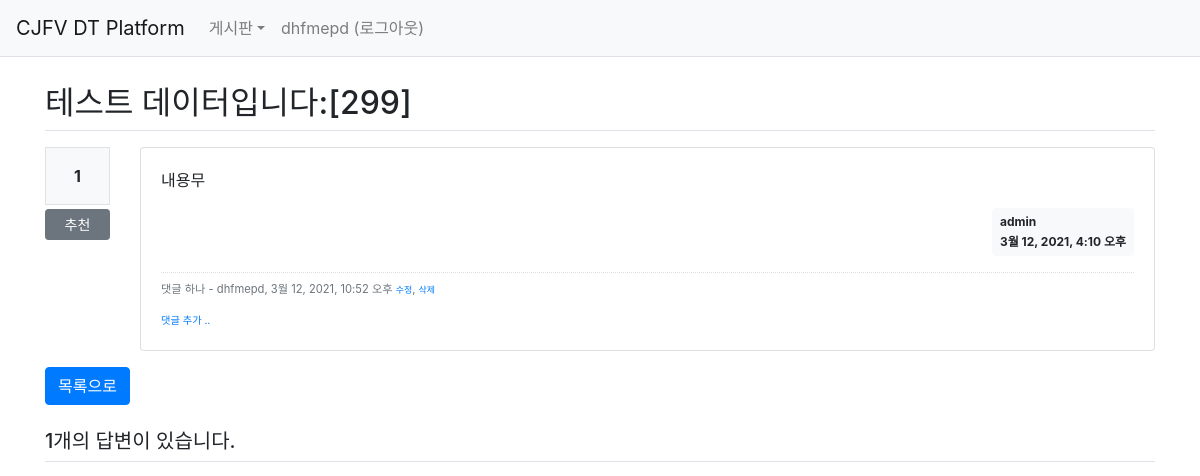
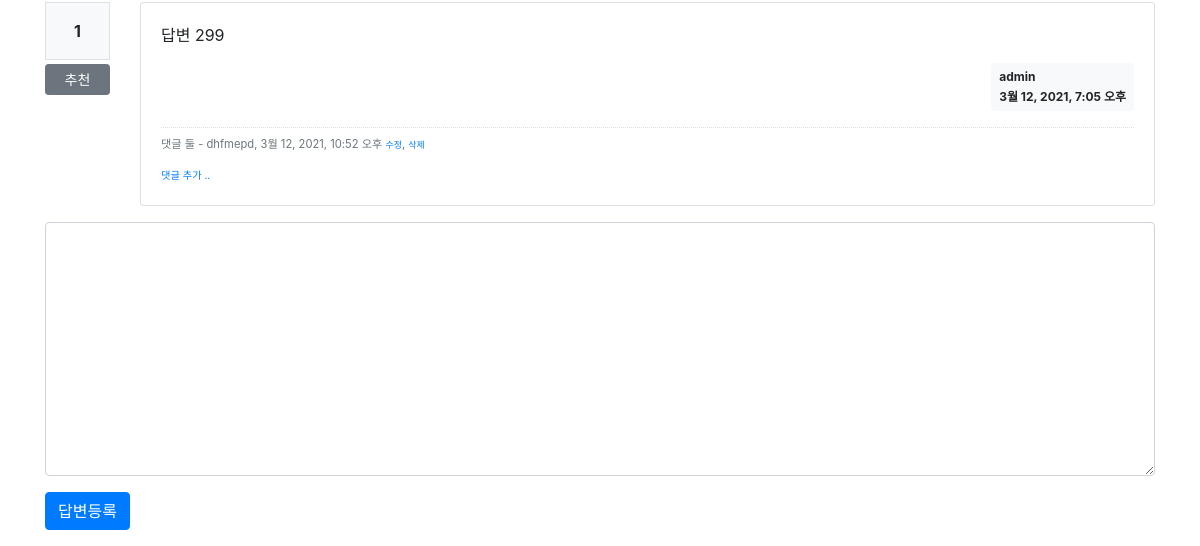
Before: /board/302/ (signed in) with the older database file (2 pictures, top to bottom).
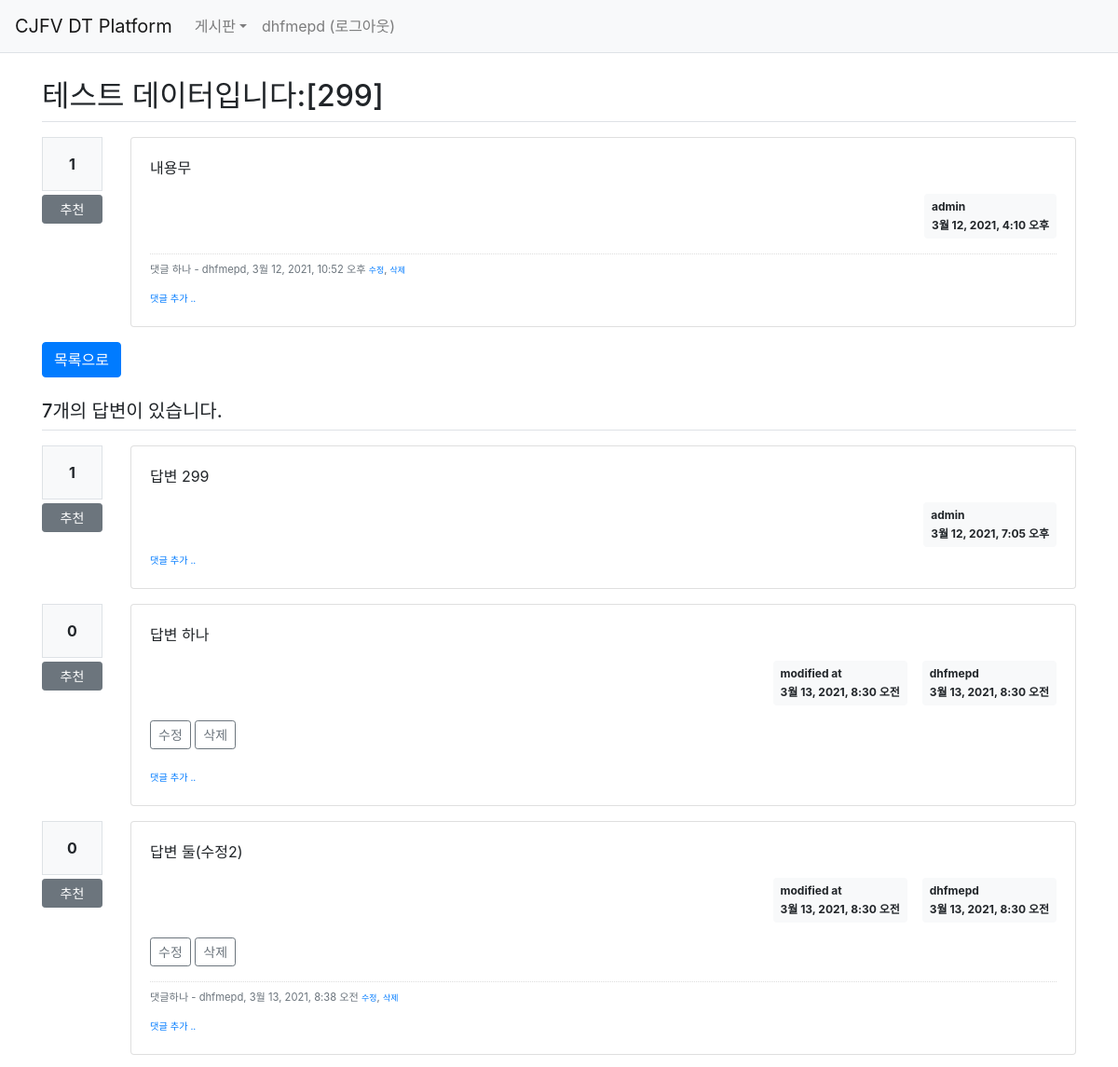
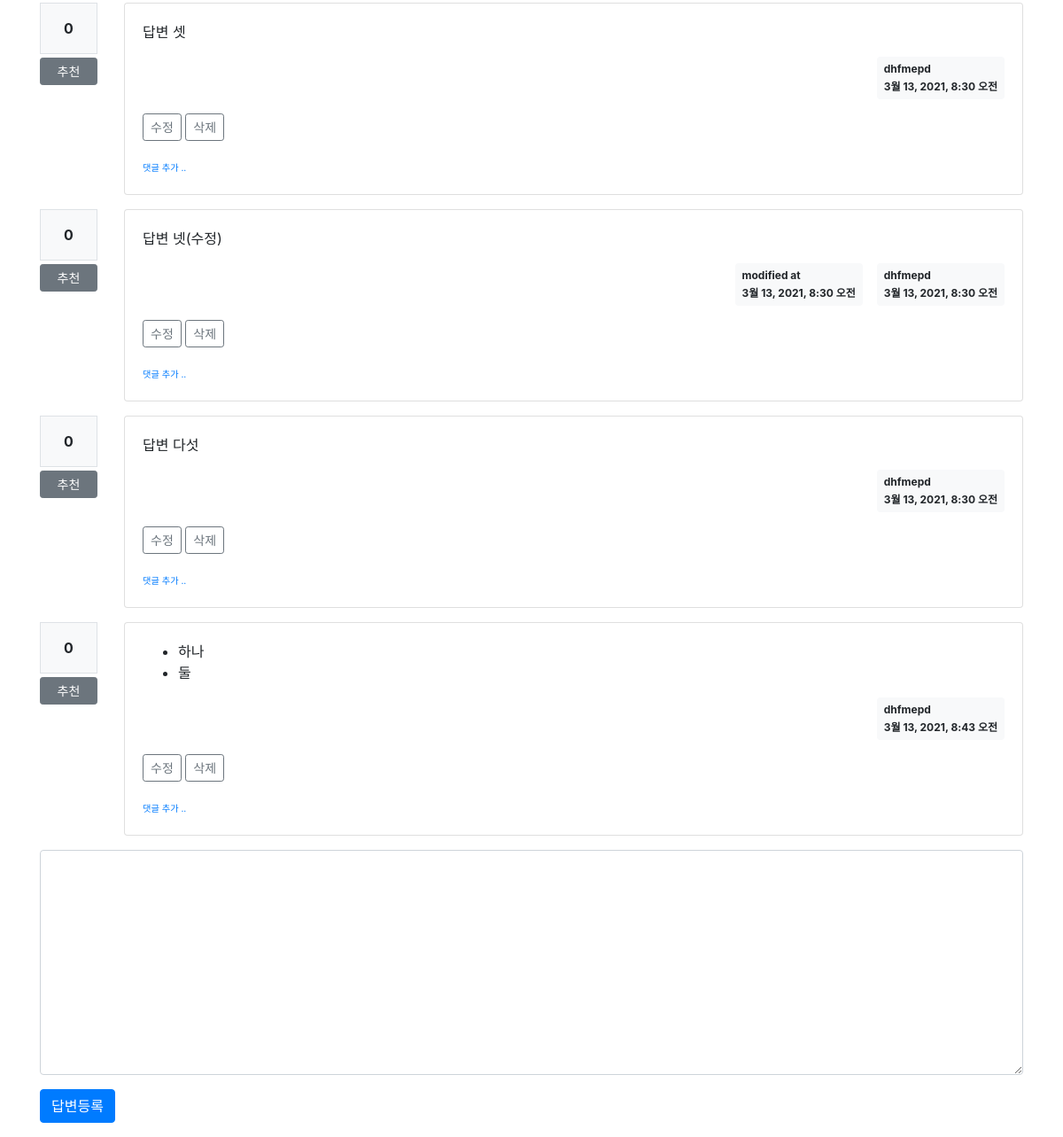
After: the same page with the newer database file (2 pictures, top to bottom).
### board/models.py (models this page shows, shortened)
class Board(models.Model):
    author = models.ForeignKey(User, on_delete=models.CASCADE, related_name='author_board')
    subject = models.CharField(max_length=200)
    content = models.TextField()
    create_date = models.DateTimeField()
    modify_date = models.DateTimeField(null=True, blank=True)
    voter = models.ManyToManyField(User, related_name='voter_board')

class Comment(models.Model):
    author = models.ForeignKey(User, on_delete=models.CASCADE)
    content = models.TextField()
    create_date = models.DateTimeField()
    modify_date = models.DateTimeField(null=True, blank=True)
    board = models.ForeignKey(Board, null=True, blank=True, on_delete=models.CASCADE)
    reply = models.ForeignKey(Reply, null=True, blank=True, on_delete=models.CASCADE)

class Reply(models.Model):
    author = models.ForeignKey(User, on_delete=models.CASCADE, related_name='author_reply')
    board = models.ForeignKey(Board, on_delete=models.CASCADE)
    content = models.TextField()
    create_date = models.DateTimeField()
    modify_date = models.DateTimeField(null=True, blank=True)
    voter = models.ManyToManyField(User, related_name='voter_reply')

### board/views/base_views.py (the view)
# urls.py: path('<int:board_id>/', base_views.detail, name='detail'),
@login_required(login_url='common:login')
def detail(request, board_id):
    board = get_object_or_404(Board, pk=board_id)
    context = {'board': board}
    return render(request, 'board/board_detail.html', context)

### board/templatetags/board_filter.py (called while the page is built)
@register.filter()
def mark(value):
    extensions = ["nl2br", "fenced_code"]
    return mark_safe(markdown.markdown(value, extensions=extensions))

### templates/board/board_detail.html (shortened to what this page needs)
{% extends 'base.html' %}
{% load board_filter %}
{% block content %}
<div class="container my-3" style="padding-top:60px">
    <h2 class="border-bottom py-2">{{ board.subject }}</h2>
    <div class="row my-3">
        <div class="col-1">
            <div class="bg-light text-center p-3 border font-weight-bolder mb-1">{{board.voter.count}}</div>
            <a href="#" data-uri="{% url 'board:vote_board' board.id  %}"
               class="recommend btn btn-sm btn-secondary btn-block my-1">추천</a>
        </div>
        <div class="col-11">
            <div class="card">
                <div class="card-body">
                    <div class="card-text">{{ board.content|mark }}</div>
                    <div class="d-flex justify-content-end">
                        <div class="badge badge-light p-2 text-left">
                            <div class="mb-2">{{ board.author.username }}</div>
                            <div>{{ board.create_date }}</div>
                        </div>
                    </div>
                    {% if board.comment_set.count > 0 %}
                    <div class="mt-3">
                    {% for comment in board.comment_set.all %}
                        <div class="comment py-2 text-muted">
                            <span style="white-space: pre-line;">{{ comment.content }}</span>
                            <span>
                                - {{ comment.author }}, {{ comment.create_date }}
                            </span>
                            {% if request.user == comment.author %}
                            <a href="{% url 'board:comment_modify_board' comment.id  %}" class="small">수정</a>,
                            <a href="#" class="small delete"
                               data-uri="{% url 'board:comment_delete_board' comment.id  %}">삭제</a>
                            {% endif %}
                        </div>
                    {% endfor %}
                    </div>
                    {% endif %}
                    <div>
                        <a href="{% url 'board:comment_create_board' board.id  %}"
                           class="small"><small>댓글 추가 ..</small></a>
                    </div>
                </div>
            </div>
        </div>
    </div>
    <a href="{% url 'board:list' %}" class="btn btn-primary">목록으로</a>
    <h5 class="border-bottom my-3 py-2">{{ board.reply_set.count }}개의 답변이 있습니다.</h5>
    {% for reply in board.reply_set.all %}
    <div class="row my-3">
        <div class="col-1">
            <div class="bg-light text-center p-3 border font-weight-bolder mb-1">{{reply.voter.count}}</div>
            <a href="#" data-uri="{% url 'board:vote_reply' reply.id  %}"
                class="recommend btn btn-sm btn-secondary btn-block my-1">추천</a>
        </div>
        <div class="col-11">
            <div class="card">
                <div class="card-body">
                    <div class="card-text">{{ reply.content|mark }}</div>
                    <div class="d-flex justify-content-end">
                        {% if reply.modify_date %}
                        <div class="badge badge-light p-2 text-left mx-3">
                            <div class="mb-2">modified at</div>
                            <div>{{ reply.modify_date }}</div>
                        </div>
                        {% endif %}
                        <div class="badge badge-light p-2 text-left">
                            <div class="mb-2">{{ reply.author.username }}</div>
                            <div>{{ reply.create_date }}</div>
                        </div>
                    </div>
                    {% if request.user == reply.author %}
                    <div class="my-3">
                        <a href="{% url 'board:reply_modify' reply.id  %}"
                           class="btn btn-sm btn-outline-secondary">수정</a>
                        <a href="#" class="delete btn btn-sm btn-outline-secondary "
                           data-uri="{% url 'board:reply_delete' reply.id  %}">삭제</a>
                    </div>
                    {% endif %}
                    {% if reply.comment_set.count > 0 %}
                    <div class="mt-3">
                    {% for comment in reply.comment_set.all %}
                        <div class="comment py-2 text-muted">
                            <span style="white-space: pre-line;">{{ comment.content }}</span>
                            <span>
                                - {{ comment.author }}, {{ comment.create_date }}
                            </span>
                            {% if request.user == comment.author %}
                            <a href="{% url 'board:comment_modify_reply' comment.id  %}" class="small">수정</a>,
                            <a href="#" class="small delete"
                               data-uri="{% url 'board:comment_delete_reply' comment.id  %}">삭제</a>
                            {% endif %}
                        </div>
                    {% endfor %}
                    </div>
                    {% endif %}
                    <div>
                        <a href="{% url 'board:comment_create_reply' reply.id  %}"
                           class="small"><small>댓글 추가 ..</small></a>
                    </div>
                </div>
            </div>
        </div>
    </div>
    {% endfor %}
    <form action="{% url 'board:reply_create' board.id %}" method="post" class="my-3">
        <div class="form-group">
            <textarea {% if not user.is_authenticated %}disabled{% endif %}
                      name="content" id="content" class="form-control" rows="10"></textarea>
        </div>
        <input type="submit" value="답변등록" class="btn btn-primary">
    </form>
</div>
{% endblock %}

### templates/base.html (shortened to what this page needs)
{% load static %}
<!doctype html>
<html lang="ko">
<head>
    <link rel="stylesheet" type="text/css" href="{% static 'bootstrap.min.css' %}">
    <link rel="stylesheet" type="text/css" href="{% static 'style.css' %}">
</head>
<body>
{% include "navbar.html" %}
{% block content %}
{% endblock %}
</body>
</html>

### templates/navbar.html (shortened to what this page needs)
<nav class="navbar navbar-expand-lg navbar-light bg-light border-bottom fixed-top">
    <a class="navbar-brand" href="/">CJFV DT Platform</a>
    <div class="collapse navbar-collapse flex-grow-0" id="navbarNav">
        <ul class="navbar-nav">
            <li class="nav-item dropdown">
                {% if user.is_authenticated %}
                <a class="nav-link dropdown-toggle" href="{% url 'board:list' %}" data-toggle="dropdown">게시판</a>
                {% endif %}
            </li>
            <li class="nav-item">
                {% if user.is_authenticated %}
                <a class="nav-link" href="{% url 'common:logout' %}">{{ user.username }} (로그아웃)</a>
                {% else %}
                <a class="nav-link" href="{% url 'common:login' %}">로그인</a>
                {% endif %}
            </li>
        </ul>
    </div>
</nav>

### static/style.css (style rules this page uses)
.comment { border-top:dotted 1px #ddd; font-size:0.7em; }

Changed rows visible on the page:
removed Comment: content "댓글 둘", author "dhfmepd", create_date "3월 12, 2021, 10:52 오후", shows "수정", shown under Reply "답변 299"
computed for Board "테스트 데이터입니다:[299]": reply_set.count "1" → "7"
added Reply: voter.count "0", content|mark "답변 하나", modify_date "3월 13, 2021, 8:30 오전", author.username "dhfmepd", create_date "3월 13, 2021, 8:30 오전", shows "수정"
added Reply: voter.count "0", content|mark "답변 둘(수정2)", modify_date "3월 13, 2021, 8:30 오전", author.username "dhfmepd", create_date "3월 13, 2021, 8:30 오전", shows "삭제"
added Comment: content "댓글하나", author "dhfmepd", create_date "3월 13, 2021, 8:38 오전", shows "수정", shown under "0"
added Reply: voter.count "0", content|mark "답변 셋", author.username "dhfmepd", create_date "3월 13, 2021, 8:30 오전", shows "수정"
added Reply: voter.count "0", content|mark "답변 넷(수정)", modify_date "3월 13, 2021, 8:30 오전", author.username "dhfmepd", create_date "3월 13, 2021, 8:30 오전", shows "삭제"
added Reply: voter.count "0", content|mark "답변 다섯", author.username "dhfmepd", create_date "3월 13, 2021, 8:30 오전", shows "수정"
added Reply: voter.count "0", content|mark "하나 둘", author.username "dhfmepd", create_date "3월 13, 2021, 8:43 오전", shows "수정"
